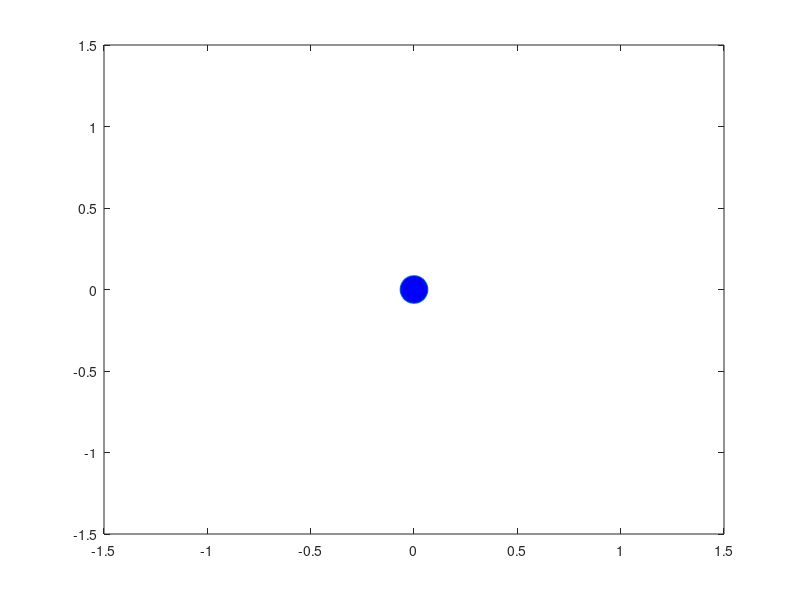

Write MATLAB code to recreate this figure.
% source:
% https://www.sky-engin.jp/en/MATLABAnimation/chap03/chap03.html

% animation_point.m

clear; close all;

% Create motion data -- (1)
t = 0:0.001:1;   % Time data
x = sin(2*pi*t); % Position data

% Draw initial figure -- (2)
figure(1);
h = plot(x(1), 0, 'o', 'MarkerSize' ,20, 'MarkerFaceColor', 'b');
xlim([-1.5, 1.5]);
ylim([-1.5, 1.5]);

% Animation loop -- (3)
for i = 1:length(x)
    set(h, 'XData', x(i));
    drawnow;
end
